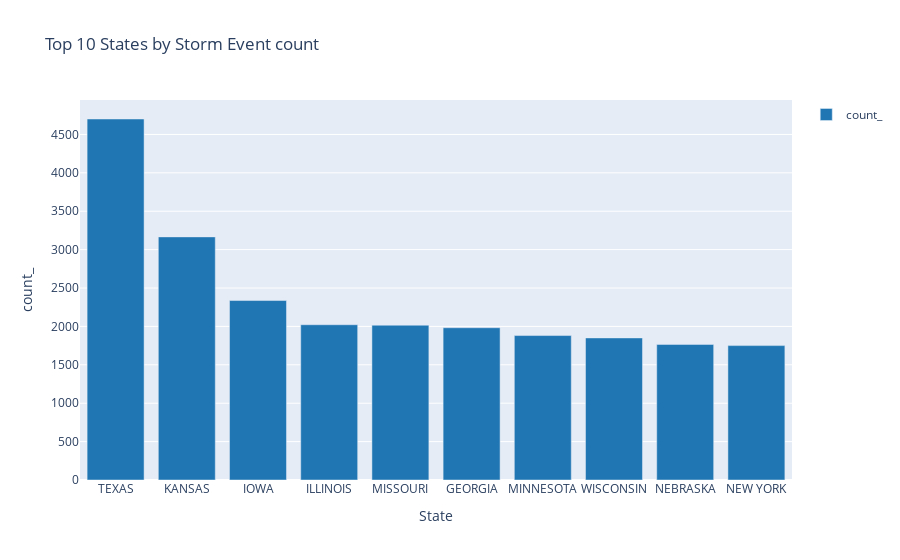

This figure's notebook cell:
### Markdown cell above
### 5. Multiline Query sample using <code>%%kql</code>.
Below is an example of using ``%%kql`` for multiline code.

### Code cell
%%kql 
    StormEvents
    | summarize count() by State
    | sort by count_ 
    | limit 10 
    | render columnchart title='Top 10 States by Storm Event count'

### Figure 1 — Plotly figure (JSON) as saved in the notebook; plotly's stock layout.template omitted (floating-point values rounded to 4 significant figures)
{"data": [{"marker": {"color": "rgb(31, 118, 179)"}, "name": "count_", "orientation": "v", "type": "bar", "x": ["TEXAS", "KANSAS", "IOWA", "ILLINOIS", "MISSOURI", "GEORGIA", "MINNESOTA", "WISCONSIN", "NEBRASKA", "NEW YORK"], "y": [4701, 3166, 2337, 2022, 2016, 1983, 1881, 1850, 1766, 1750]}], "layout": {"showlegend": true, "title": {"text": "Top 10 States by Storm Event count"}, "xaxis": {"ticksuffix": "", "title": {"text": "State"}, "type": "category"}, "yaxis": {"title": {"text": "count_"}, "type": "linear"}}}
